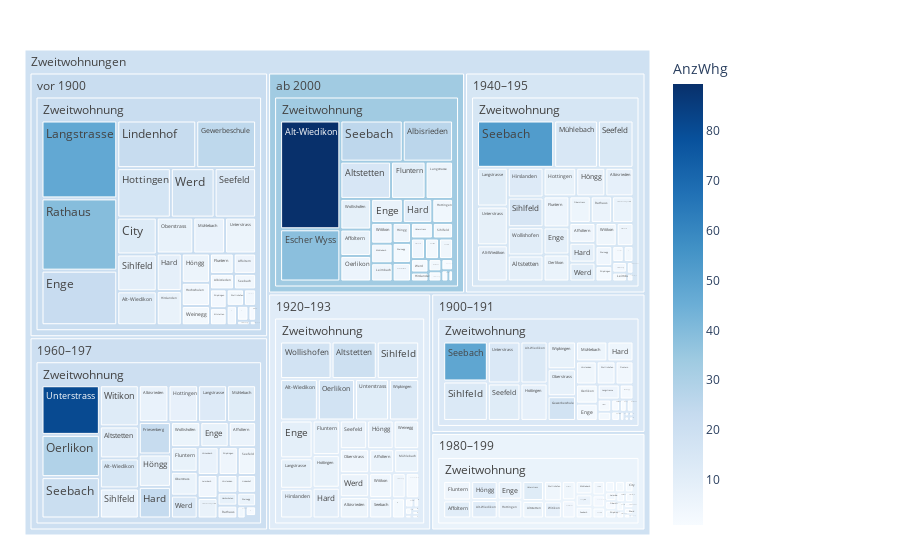

The code cell stored with this chart in its notebook:
### Code cell
df = mySelection

fig = px.treemap(df, path=[px.Constant("Zweitwohnungen"), 'BauperiodeLang', 'Nutzung', 'QuarLang'], values='AnzWhg',
                color='AnzWhg', hover_data=['QuarLang'],
                color_continuous_scale='blues')
                #color_continuous_midpoint=np.average(df['AnzBestWir'], weights=df['AnzBestWir']))
fig.update_traces(root_color="lightgrey")
fig.update_layout(margin = dict(t=50, l=25, r=250, b=25))
fig.show()

### Figure 1 — Plotly figure (JSON) as saved in the notebook; plotly's stock layout.template omitted (floating-point values rounded to 4 significant figures; data arrays with more than 128 entries replaced by an {"elided": "..."} marker saying what was removed)
{"data": [{"branchvalues": "total", "customdata": {"elided": "237x2 mixed values"}, "domain": {"x": [0, 1], "y": [0, 1]}, "hovertemplate": "labels=%{label}<br>AnzWhg_sum=%{value}<br>parent=%{parent}<br>id=%{id}<br>QuarLang=%{customdata[0]}<br>AnzWhg=%{color}<extra></extra>", "ids": {"elided": "237 str values"}, "labels": {"elided": "237 str values"}, "level": "Zweitwohnungen", "marker": {"coloraxis": "coloraxis", "colors": {"elided": "237 float values"}}, "name": "", "parents": {"elided": "237 str values"}, "root": {"color": "lightgrey"}, "type": "treemap", "values": {"elided": "237 int values"}}], "layout": {"autosize": true, "coloraxis": {"colorbar": {"title": {"text": "AnzWhg"}}, "colorscale": [[0, "rgb(247,251,255)"], [0.125, "rgb(222,235,247)"], [0.25, "rgb(198,219,239)"], [0.375, "rgb(158,202,225)"], [0.5, "rgb(107,174,214)"], [0.625, "rgb(66,146,198)"], [0.75, "rgb(33,113,181)"], [0.875, "rgb(8,81,156)"], [1, "rgb(8,48,107)"]]}, "legend": {"tracegroupgap": 0}, "margin": {"b": 25, "l": 25, "r": 250, "t": 50}}}
